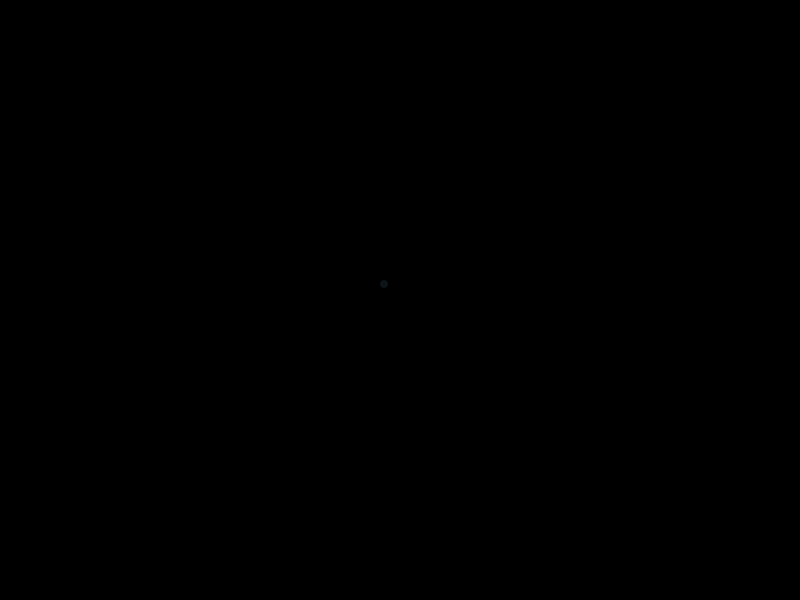
Frame 1 (no input)
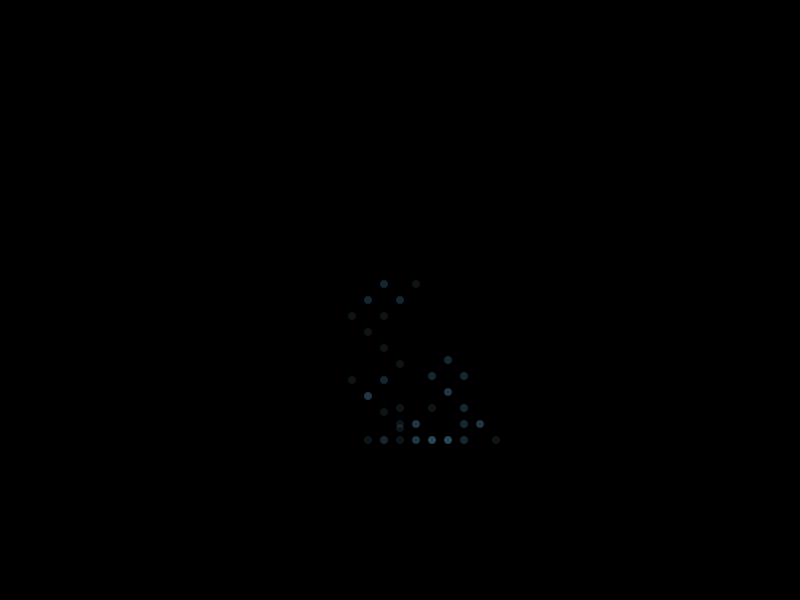
Frame 60 (the mouse pressed at the canvas centre just before this capture)
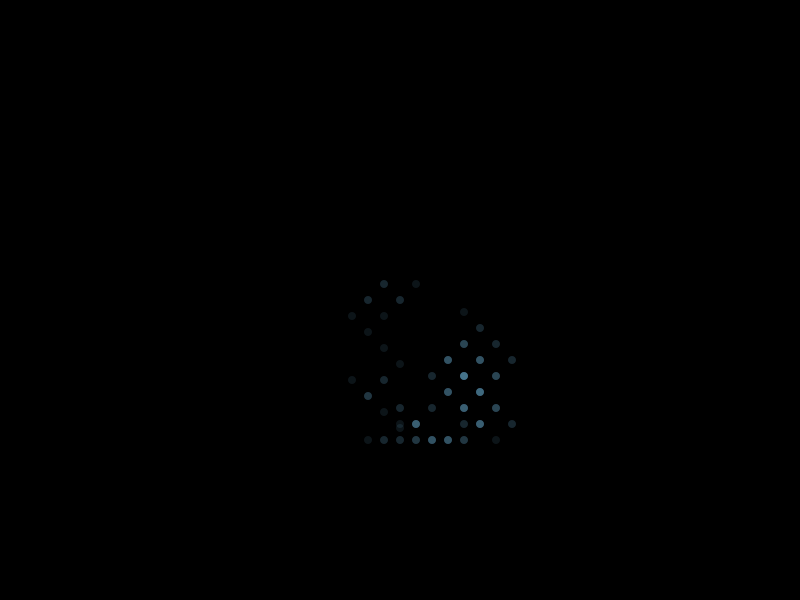
Frame 120 (the mouse held since frame 60 and released just before this capture)

The Processing sketch that drew these frames (run headless with seeded random() and noise(); from frame 60 on, the mouse is pressed at the canvas centre):

// Processing sketch: title1_gif
// ── title1_gif.pde
Walker w;


void setup(){
  size(800,600);
  
  w = new Walker();
  background(0);
}

void draw(){
 
  w.step();
  w.render();
}

void mousePressed(){
  background(0);
}
// ── Walker.pde
class Walker {
  int x,y,S,R,r;
  

   Walker(){
     x = width/2;
     y = height/2;
     S = 16; // speed  - distance between the centers of the circle
     R= 140;  // size of the constraint
     r=8; // raduis of the spheres
   }
   
   void render() {
      noStroke();  //stroke color
     fill(124,204,241,25);   // fill color
     ellipse(x,y,r,r);
     
   }
   
   void step(){
     int choice = int(random(4));
     
       if(choice ==0) {
         x+=S;
         y+=S;
       } else if (choice ==1 ){
         x-=S;
         y+=S;
       } else if (choice ==2 ){
         y-=S;
         x-=S;
       } else if (choice ==3 ){
         y-=S;
         x+=S;
       }
       
      x =constrain(x,width/2-R,width/2+R);
      y =constrain(y,height/2-R,height/2+R);
     
   }
}
